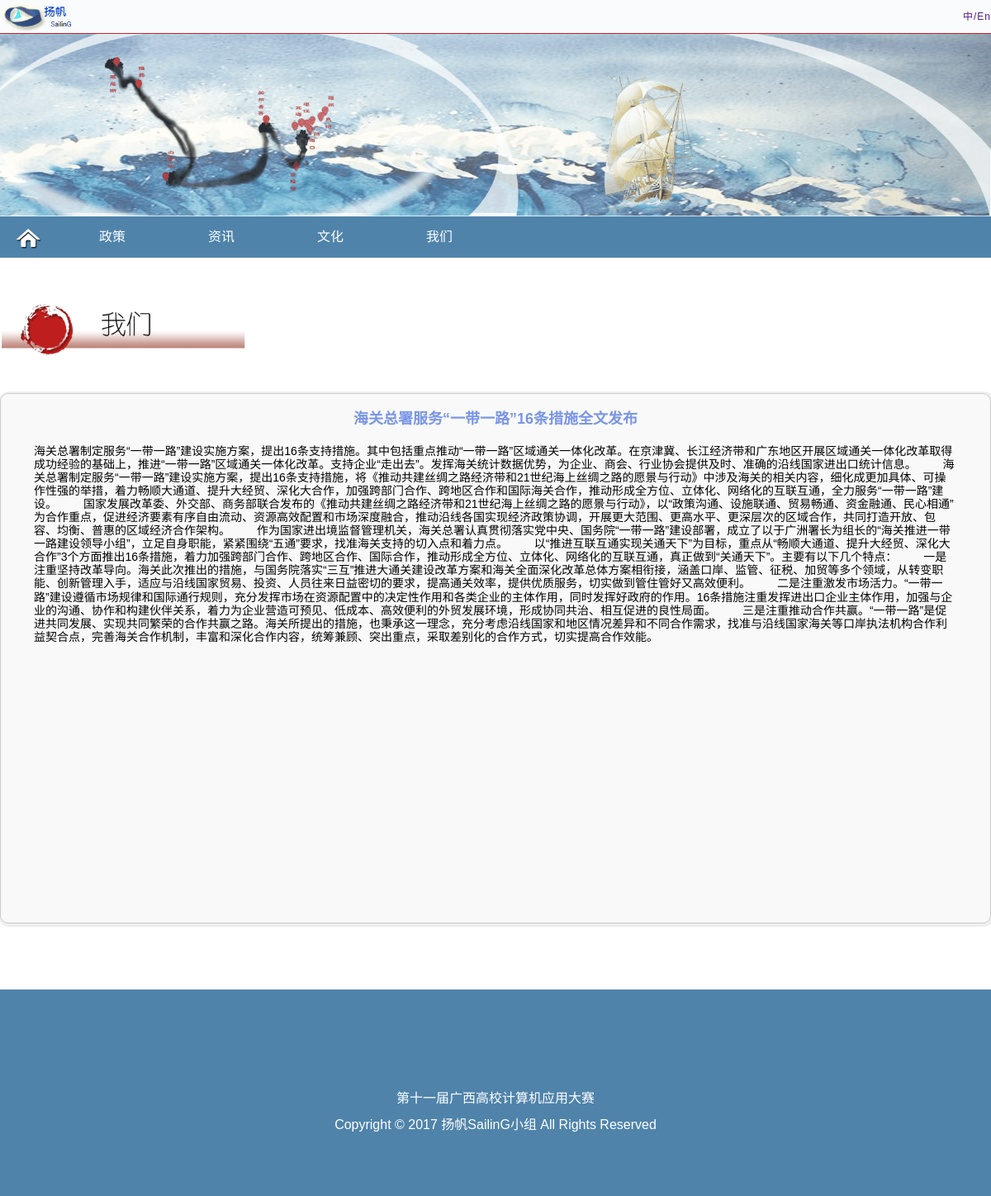
The page /article_detail/1 on the database its author committed.
### gxu/models.py (models this page shows, shortened)
class Article(models.Model):
    CATEGORY_CHOICES = [
        ('政策', '政策'),
        ('文化', '文化'),
        ('资讯', '资讯')
    ]
    headimg = models.CharField('头像', max_length=200, blank=True, null=True)
    title = models.CharField(max_length=100)  # 文章题目
    category = models.CharField(
        '类型', max_length=10, choices=CATEGORY_CHOICES, default='政策')
    introduction = models.TextField(blank=True, null=True)  # 文章摘要
    content = RichTextField()  # 文章正文

### gxu/views.py (the view)
# urls.py: url(r'^article_detail/(\d+)$', views.article_detail,
def article_detail(request, id):
    try:
        post = Article.objects.get(id=str(id))
    except Article.DoesNotExist:
        raise Http404
    return render(request, 'gxu/article_detail.html', {'post': post})

### gxu/templates/gxu/article_detail.html (shortened to what this page needs)
{% extends 'gxu/base.html' %} {% block title %} - 政策{% endblock %} {% block css %}
<link rel="stylesheet" href="/static/css/article.css">  {% endblock %} {% block main %}
<div class="detail-wrapper">
    <div class="container">
        <p class="title">
            {% if index == 'policy' %}
            <img src="/static/images/policy.png" alt=""> {% elif index == 'information' %}
            <img src="/static/images/news.png" alt=""> {% elif index == 'culture' %}
            <img src="/static/images/culture.png" alt=""> {% else %}
            <img src="/static/images/we.png" alt=""> {% endif %}
        </p>
        {% if index == 'culture' %} {% if culture == 'music' %}
        <div id="skPlayer" style="margin: 30px auto 100px;width: 600px"></div>
        <div class="content" style="width: 700px;margin: 0 auto">
            {% autoescape off %} {{post.content|safe}} {% endautoescape %}
        </div>
        {% endif %} {% if culture == 'video' %}
        <h3 style="text-align: center;">{{post.name}}</h3>
        <div class="px-video-container" id="myvid">
            <div class="px-video-img-captions-container">
                <div class="px-video-captions hide" aria-hidden="true">{{post.name}}</div>
                <video width="1000" height="500" poster="{{post.headimg}}" controls>
                    <source src="{{post.url}}" type="video/mp4" />
                    <div>
                        <a href="{{post.url}}">
                    <img src="{{post.img}}" width="640" height="360" alt="download video" />
                </a>
                    </div>
                </video>
            </div>
            <div class="px-video-controls"></div>
        </div>
        {% endif %} {% else %}
        <div class="content">
            <h2 class="content-title">{{post.title}}</h2>
            <div class="content-main">
                {% autoescape off %} {{post.content|safe}} {% endautoescape %}
            </div>
            {% endif %}
        </div>
    </div>
</div>
{% endblock %}

### gxu/static/css/base.css (style rules this page uses)
html { line-height: 1.15; -ms-text-size-adjust: 100%; -webkit-text-size-adjust: 100%; }
body { margin: 0; }
img { border-style: none; }
body { font-family: Helvetica; }
.container { width: 1200px; margin: 0 auto; padding: 0; }

### gxu/static/css/article.css (style rules this page uses)
body { background-color: #ffffff; }
.detail-wrapper { padding-top: 40px; padding-bottom: 80px; }
.detail-wrapper .title { margin-bottom: 40px; }
.detail-wrapper .title img { width: 300px; }
.detail-wrapper .content { min-height: 600px; border: 1px solid #ccc; -webkit-box-shadow: 1px 1px 1px 3px #eee; box-shadow: 1px 1px 1px 3px #eee; border-radius: 10px; padding: 20px 40px; background-color: rgba(241, 244, 242, 0.5); }
.detail-wrapper .content .content-title { text-align: center; font-size: 18px; margin: 0; margin-bottom: 20px; color: #7a95e7; }
.detail-wrapper .content .content-main { font-size: 14px; }

### rows shown on the page
Article: title "海关总署服务“一带一路”16条措施全文发布", content "海关总署制定服务“一带一路”建设实施方案，提出16条支持措施。其中包括重点推动“一带一路”区域通关一体化改革。在京津冀、长江经济带和广东地区开展区域通关一体化改革取得成功经验的基础上，推进“一带一路”区域通关一体化改革。支持企业“走出去”。发挥海关统计数据优势，为企业、商会、行业协会提供及时、准确的沿线国家进出口统计信息。 海关总署制定服务“一带一路”建设实施方案，提出16条支持措施，将《推动共建丝绸之路经济带和21世纪海上丝绸之路的愿景与行动》中涉及海关的相关内容，细化成更加具体、可操作性强的举措，着力畅顺大通道、提升大经贸、深化大合作，加强跨部门合作、跨地区合作和国际海关合作，推动形成全方位、立体化、网络化的互联互通，全力服务“一带一路”建设。 国家发展改革委、外交部、商务部联合发布的《推动共建丝绸之路经济带和21世纪海上丝绸之路的愿景与行动》，以“政策沟通、设施联通、贸易畅通、资金融通、民心相通”为合作重点，促进经济要素有序自由流动、资源高效配置和市场深度融合，推动沿线各国实现经济政策协调，开展更大范围、更高水平、更深层次的区域合作，共同打造开放、包容、均衡、普惠的区域经济合作架构。 作为国家进出境监督管理机关，海关总署认真贯彻落实党中央、国务院“一带一路”建设部署，成立了以于广洲署长为组长的“海关推进一带一路建设领导小组”，立足自身职能，紧紧围绕“五通”要求，找准海关支持的切入点和着力点。…"
